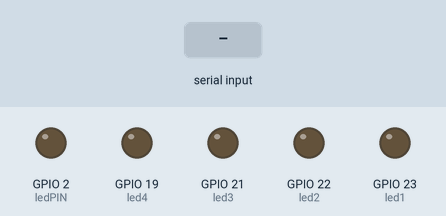
Simulated run of this sketch. Board: ESP32. Parts: output pins drawn as LEDs (lit = HIGH). The test bench sets the inputs (shaded band). Nothing arrives over Bluetooth unless stated; what the sketch prints to the serial monitor is not drawn.

Above: at 1.2 s.
1.3 s: "1" received over the second serial link
At 2.2 s:
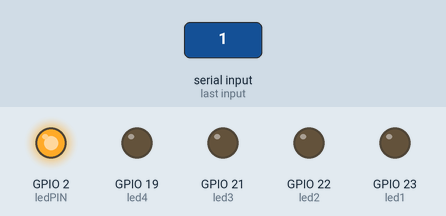
2.8 s: "2" received over the second serial link
At 3.4 s:
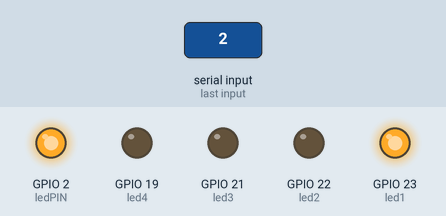
4.3 s: "3" received over the second serial link
At 5.5 s:
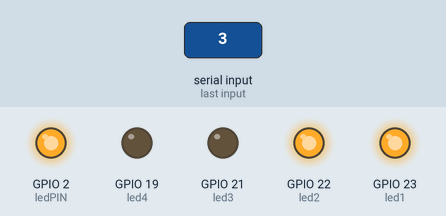
5.8 s: "a" received over the second serial link
At 6.9 s:
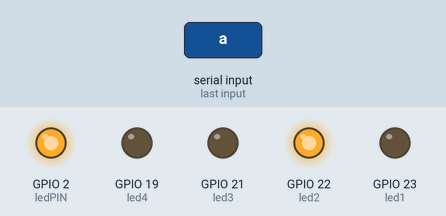
7.3 s: "4" received over the second serial link
At 8.0 s:
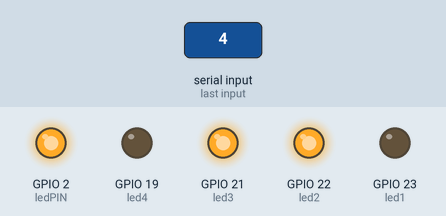
8.8 s: "b" received over the second serial link
At 9.1 s:
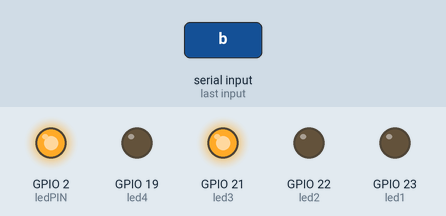
Timing chart, 0 to 11.3 s (numbered marks = the images above; inputs shaded):
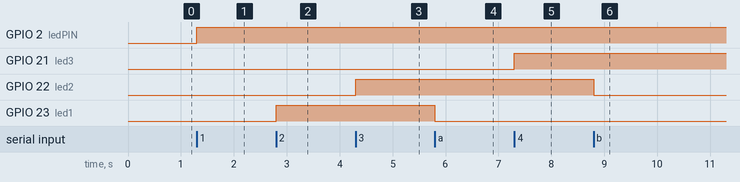

The sketch:

ESP32_Bluetooth_LED.ino
```cpp
#include <BluetoothSerial.h>

#define ledPIN 2
#define led1   23
#define led2   22
#define led3   21
#define led4   19

BluetoothSerial SerialBT;
byte BTData;

/* Check if Bluetooth configurations are enabled in the SDK */
#if !defined(CONFIG_BT_ENABLED) || !defined(CONFIG_BLUEDROID_ENABLED)
#error Bluetooth is not enabled! Please run `make menuconfig` to and enable it
#endif

void setup()
{
  pinMode(ledPIN, OUTPUT);
  pinMode(led1, OUTPUT);
  pinMode(led2, OUTPUT);
  pinMode(led3, OUTPUT);
  pinMode(led4, OUTPUT);
  Serial.begin(115200);
  SerialBT.begin();
  Serial.println("Bluetooth Started! Ready to pair...");
}

void loop()
{
  if(SerialBT.available())
  {
    BTData = SerialBT.read();
    Serial.write(BTData);
  }

  /* If received Character is 1, then turn ON the LED */
  /* You can also compare the received data with decimal equivalent */
  /* 48 for 0 and 49 for 1 */
  /* if(BTData == 48) or if(BTData == 49) */
  if(BTData == '1'){
    digitalWrite(ledPIN, HIGH);
  }
  if(BTData == '2'){
    digitalWrite(led1, HIGH);
  }
  if(BTData == '3'){
    digitalWrite(led2, HIGH);
  }
  if(BTData == '4'){
    digitalWrite(led3, HIGH);
  }
  if(BTData == '5'){
    digitalWrite(led4, HIGH);
  }


  /* If received Character is 0, then turn OFF the LED */
  if(BTData == '0'){
    digitalWrite(ledPIN, LOW);
  }
  if(BTData == 'a'){
    digitalWrite(led1, LOW);
  }
  if(BTData == 'b'){
    digitalWrite(led2, LOW);
  }
  if(BTData == 'c'){
    digitalWrite(led3, LOW);
  }
  if(BTData == 'd'){
    digitalWrite(led4, LOW);
  }
}
```

Measured:
- after the input at 1.3 s, GPIO 2 (ledPIN): LOW → HIGH at once
- after the input at 2.8 s, GPIO 23 (led1): LOW → HIGH at once
- after the input at 4.3 s, GPIO 22 (led2): LOW → HIGH at once
- after the input at 5.8 s, GPIO 23 (led1): HIGH → LOW at once
- after the input at 7.3 s, GPIO 21 (led3): LOW → HIGH at once
- after the input at 8.8 s, GPIO 22 (led2): HIGH → LOW at once
